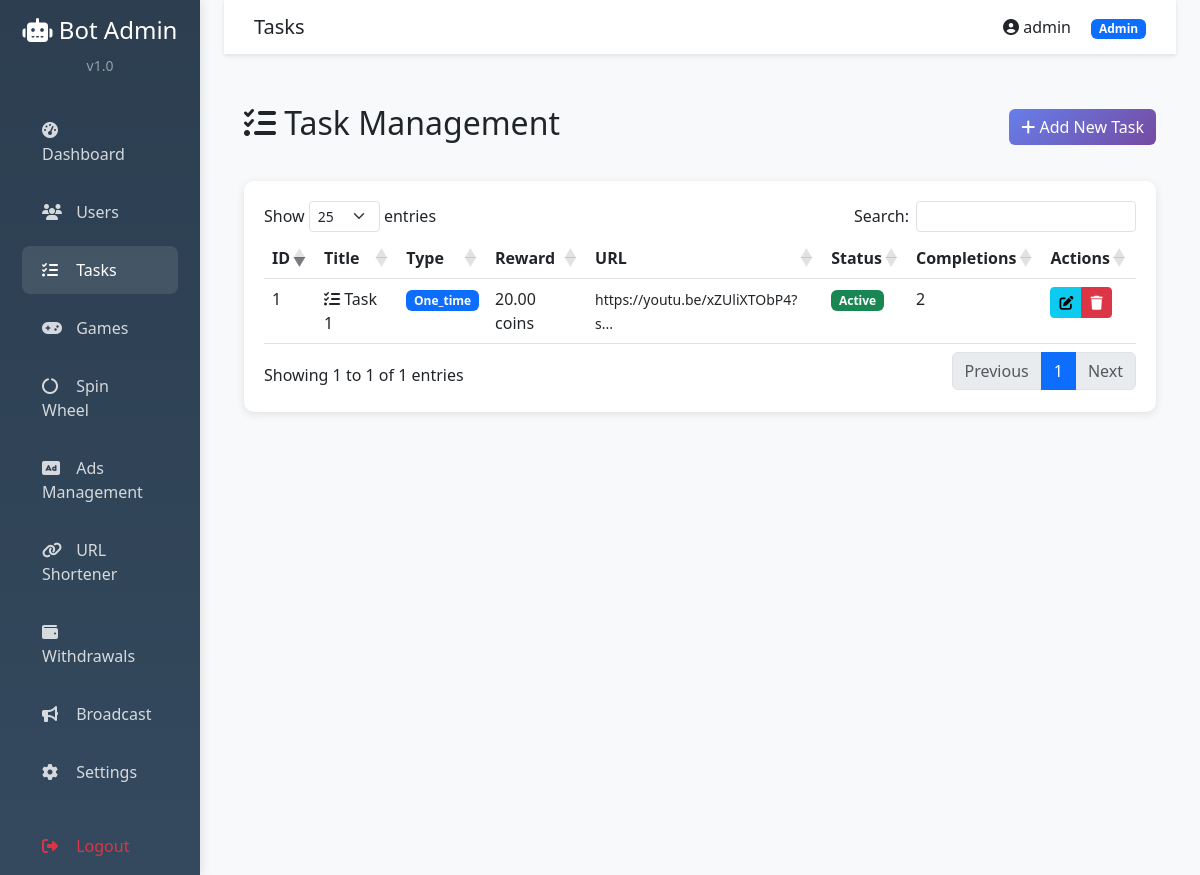
The page /admin/tasks.php (signed in) on the database as committed earlier.
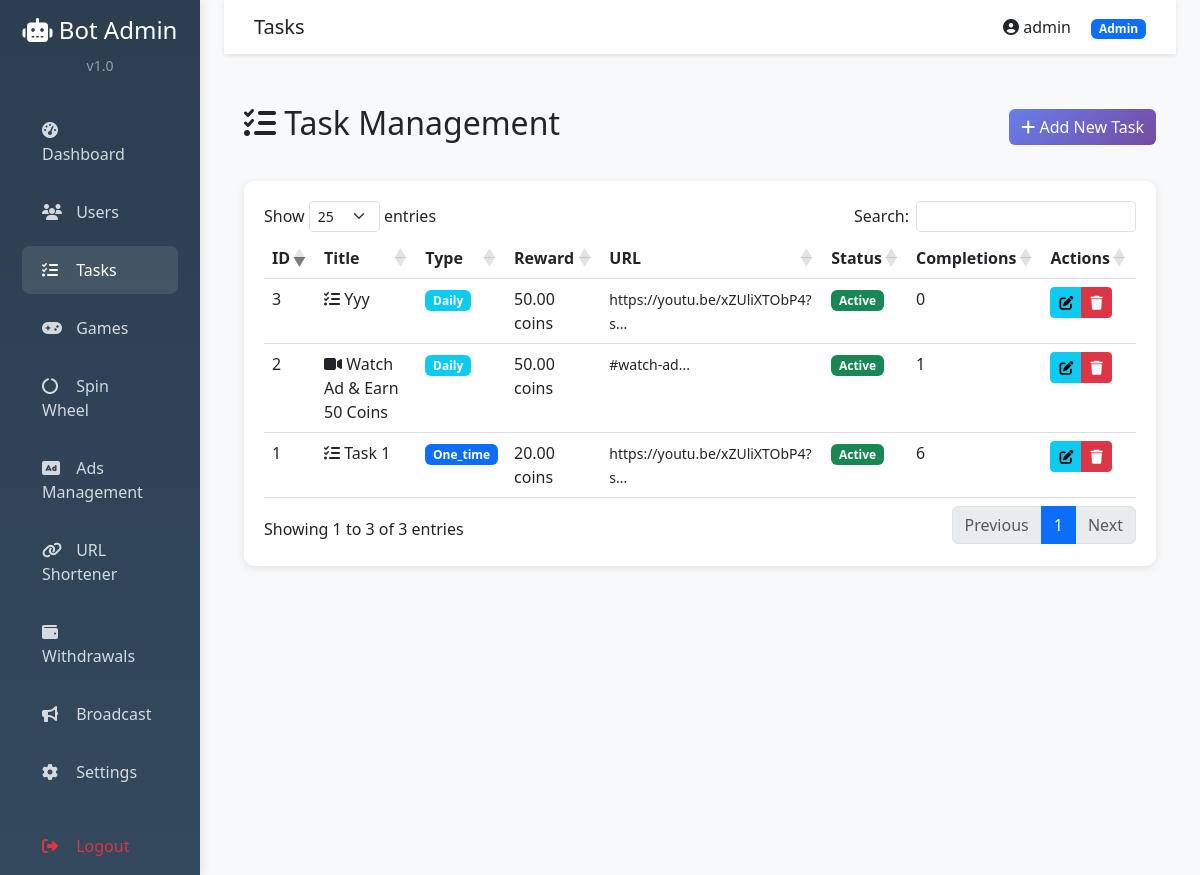
The same page on the database as committed later.
### tables this page shows
CREATE TABLE `tasks` (
  `id` int(11) NOT NULL,
  `title` varchar(255) NOT NULL,
  `description` text DEFAULT NULL,
  `url` varchar(500) DEFAULT NULL,
  `reward` decimal(20,2) NOT NULL,
  `icon` varchar(255) DEFAULT 'fa-tasks',
  `type` enum('one_time','daily') DEFAULT 'one_time',
  `is_active` tinyint(1) DEFAULT 1,
  `sort_order` int(11) DEFAULT 0,
  `ad_network` varchar(50) DEFAULT NULL,
  `created_at` timestamp NULL DEFAULT current_timestamp()
);

### admin/tasks.php (the view, shortened to what this page needs)
<?php
require_once 'header.php';
$db = Database::getInstance()->getConnection();
$stmt = $db->query("SELECT * FROM tasks ORDER BY sort_order ASC, id DESC");
$tasks = $stmt->fetchAll();
?>
<div class="page-header d-flex justify-content-between align-items-center">
    <h2><i class="fas fa-tasks"></i> Task Management</h2>
    <button class="btn btn-gradient" data-bs-toggle="modal" data-bs-target="#createTaskModal">
        <i class="fas fa-plus"></i> Add New Task
    </button>
</div>
<div class="stat-card">
    <div class="table-responsive">
        <table class="table table-hover data-table">
            <thead>
                <tr>
                    <th>ID</th>
                    <th>Title</th>
                    <th>Type</th>
                    <th>Reward</th>
                    <th>URL</th>
                    <th>Status</th>
                    <th>Completions</th>
                    <th>Actions</th>
                </tr>
            </thead>
            <tbody>
                <?php foreach ($tasks as $task):
                    $stmt = $db->prepare("SELECT COUNT(*) FROM user_tasks WHERE task_id = ? AND status = 'completed'");
                    $stmt->execute([$task['id']]);
                    $completions = $stmt->fetchColumn();
                ?>
                <tr>
                    <td><?php echo $task['id']; ?></td>
                    <td>
                        <i class="<?php echo $task['icon']; ?>"></i>
                        <?php echo htmlspecialchars($task['title']); ?>
                    </td>
                    <td>
                        <span class="badge bg-<?php echo $task['type'] === 'daily' ? 'info' : 'primary'; ?>">
                            <?php echo ucfirst($task['type']); ?>
                        </span>
                    </td>
                    <td><?php echo number_format($task['reward'], 2); ?> coins</td>
                    <td><small><?php echo htmlspecialchars(substr($task['url'], 0, 30)); ?>...</small></td>
                    <td>
                        <?php if ($task['is_active']): ?>
                            <span class="badge bg-success">Active</span>
                        <?php else: ?>
                            <span class="badge bg-secondary">Inactive</span>
                        <?php endif; ?>
                    </td>
                    <td><?php echo number_format($completions); ?></td>
                    <td>
                        <div class="btn-group">
                            <button class="btn btn-sm btn-info" onclick='editTask(<?php echo json_encode($task); ?>)'>
                                <i class="fas fa-edit"></i>
                            </button>
                            <button class="btn btn-sm btn-danger" onclick="deleteTask(<?php echo $task['id']; ?>)">
                                <i class="fas fa-trash"></i>
                            </button>
                        </div>
                    </td>
                </tr>
                <?php endforeach; ?>
            </tbody>
        </table>
    </div>
</div>
<?php require_once 'footer.php'; ?>

Rows that differ between the two databases and show on the page:
added tasks: id "3", title "Yyy", type "Daily", reward "50.00", url "https://youtu.be/xZUliXTObP4?s", is_active "Active", completions "0"
computed for tasks "Task 1": completions "2" → "6"
added tasks: id "2", title "Watch Ad & Earn 50 Coins", type "Daily", reward "50.00", url "#watch-ad", is_active "Active", completions "1"
Other text that changed with them:
text written by a page script: "Show entries Search: Showing 1 to 1 of 1 entries Previous 1 Next" → "Show entries Search: Showing 1 to 3 of 3 entries Previous 1 Next"
